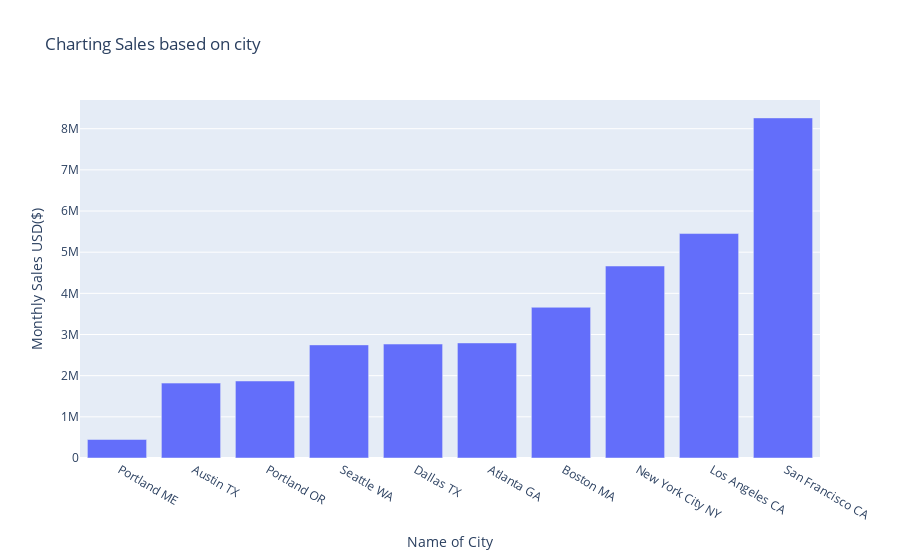

Write notebook code for a chart like this one.
### Markdown cell above
### Which City had the highest sales?

### Code cell
figure = go.Figure(go.Bar(x=Sales_data_for_city['City&State'],y=Sales_data_for_city['Sales']))

figure.update_layout(
    title="Charting Sales based on city",
    yaxis_title="Monthly Sales USD($)",
    xaxis=dict(
        title='Name of City',
        tickmode='linear')
)
go.Figure.write_html(figure,'Charting Sales Based on City.html',include_plotlyjs='cdn')

figure.show()

### Figure 1 — Plotly figure (JSON) as saved in the notebook; plotly's stock layout.template omitted (floating-point values rounded to 4 significant figures)
{"data": [{"type": "bar", "x": [" Portland ME", " Austin TX", " Portland OR", " Seattle WA", " Dallas TX", " Atlanta GA", " Boston MA", " New York City NY", " Los Angeles CA", " San Francisco CA"], "y": [449800.0, 1820000.0, 1871000.0, 2748000.0, 2768000.0, 2795000.0, 3662000.0, 4664000.0, 5453000.0, 8262000.0]}], "layout": {"autosize": true, "title": {"text": "Charting Sales based on city"}, "xaxis": {"autorange": true, "range": [-0.5, 9.5], "tickmode": "linear", "title": {"text": "Name of City"}, "type": "category"}, "yaxis": {"autorange": true, "range": [0, 8697000.0], "title": {"text": "Monthly Sales USD($)"}, "type": "linear"}}}
